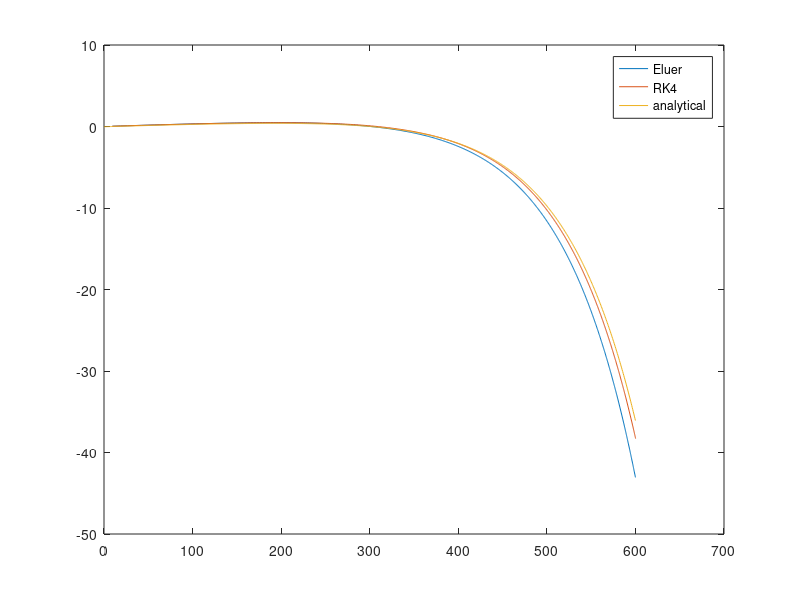

Recreate this plot in MATLAB.
V0=2800;
Cd=0.006;
pi=3.14159265358;
theta=0.2*pi/180;
Vx0=V0*cos(theta);
Vy0=V0*sin(theta);
t=0;
distance=600;
timeStep=50000;
dt=1/V0*10;

g=32.1740;% ft/s2
Vxs=zeros(timeStep,1);
Vys=zeros(timeStep,1);
Position=zeros(timeStep,2);

i=1;
x=0;
y=0;
Vx=Vx0;
Vy=Vy0;
%% Eluer
while(x<distance)
    Vx=Vx-Cd*Vx*Vx*dt; %eqn 8.51-8.53 from<<Ballistics Theory and Design of Guns and Ammunition>> 
    Vy=Vy-Cd*Vx*Vy*dt-g*dt;
    x=x+Vx*dt;
    y=y+Vy*dt;
    Vxs(i)=Vx;
    Vys(i)=Vy;
    Position(i,:)=[x y];
    i=i+1;
end
plot(Position(1:i-1,1),Position(1:i-1,2));
hold on;

i=1;
x=0;
y=0;
Vx=Vx0;
Vy=Vy0;
%% RK4
while(x<distance)
    % for Vx
    k1=dt*-Cd*Vx^2;
    k2=dt*-Cd*(Vx+0.5*k1)^2;
    k3=dt*-Cd*(Vx+0.5*k2)^2;
    k4=dt*-Cd*(Vx+k3)^2;
    Vx=Vx+1/6*k1+1/3*k2+1/3*k3+1/6*k4;
    % for Vy
    k1=dt*(-Cd*Vx*Vy-g);
    k2=dt*(-Cd*Vx*(Vy+0.5*k1)-g);
    k3=dt*(-Cd*Vx*(Vy+0.5*k2)-g);
    k4=dt*(-Cd*Vx*(Vy+k3)-g);
    Vy=Vy+1/6*k1+1/3*k2+1/3*k3+1/6*k4;
    x=x+Vx*dt;
    y=y+Vy*dt;
    Vxs(i)=Vx;
    Vys(i)=Vy;
    Position(i,:)=[x y];
    i=i+1;
end
plot(Position(1:i-1,1),Position(1:i-1,2));
 
x=linspace(0,600,1000);
y=0+x*tan(theta)-g/Vx0^2*1/4/Cd^2*(exp(2*Cd.*x)); % eqn 8.69 from<<Ballistics Theory and Design of Guns and Ammunition>>
%note there should be -x term, but it agress with numerical resutls better without this term.
plot(x,y)
legend('Eluer','RK4','analytical');



